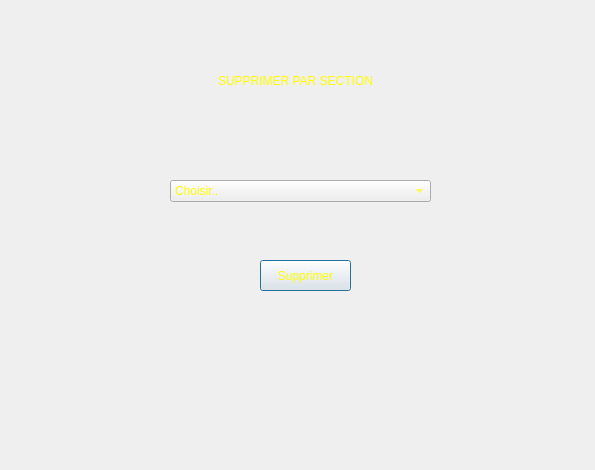
<?xml version="1.0" encoding="UTF-8"?>
<ui version="4.0">
 <class>Dialog</class>
 <widget class="QDialog" name="Dialog">
  <property name="geometry">
   <rect>
    <x>0</x>
    <y>0</y>
    <width>595</width>
    <height>470</height>
   </rect>
  </property>
  <property name="windowTitle">
   <string>Dialog</string>
  </property>
  <property name="styleSheet">
   <string notr="true">QProgressBar:horizontal {
    border: 1px solid #3A3939;
    text-align: center;
    padding: 1px;
    background: #201F1F;
}
QProgressBar::chunk:horizontal {
    background-color: qlineargradient(spread:reflect, x1:1, y1:0.545, x2:1, y2:0, stop:0 rgba(28, 66, 111, 255), stop:1 rgba(37, 87, 146, 255));
}

QToolTip
{
    border: 1px solid #3A3939;
    background-color: rgb(90, 102, 117);;
    color: white;
    padding: 1px;
    opacity: 200;
}

QWidget
{
    color: silver;
    background-color: #302F2F;
    selection-background-color:#3d8ec9;
    selection-color: black;
    background-clip: border;
    border-image: none;
    outline: 0;
}

QWidget:item:hover
{
    background-color: #78879b;
    color: black;
}

QWidget:item:selected
{
    background-color: #3d8ec9;
}

QCheckBox
{
    spacing: 5px;
    outline: none;
    color: #bbb;
    margin-bottom: 2px;
}

QCheckBox:disabled
{
    color: #777777;
}
QCheckBox::indicator,
QGroupBox::indicator
{
    width: 18px;
    height: 18px;
}
QGroupBox::indicator
{
    margin-left: 2px;
}

QCheckBox::indicator:unchecked,
QCheckBox::indicator:unchecked:hover,
QGroupBox::indicator:unchecked,
QGroupBox::indicator:unchecked:hover
{
    image: url(:/dark_blue/img/checkbox_unchecked.png);
}

QCheckBox::indicator:unchecked:focus,
QCheckBox::indicator:unchecked:pressed,
QGroupBox::indicator:unchecked:focus,
QGroupBox::indicator:unchecked:pressed
{
  border: none;
    image: url(:/dark_blue/img/checkbox_unchecked_focus.png);
}

QCheckBox::indicator:checked,
QCheckBox::indicator:checked:hover,
QGroupBox::indicator:checked,
QGroupBox::indicator:checked:hover
{
    image: url(:/dark_blue/img/checkbox_checked.png);
}

QCheckBox::indicator:checked:focus,
QCheckBox::indicator:checked:pressed,
QGroupBox::indicator:checked:focus,
QGroupBox::indicator:checked:pressed
{
  border: none;
    image: url(:/dark_blue/img/checkbox_checked_focus.png);
}

QCheckBox::indicator:indeterminate,
QCheckBox::indicator:indeterminate:hover,
QCheckBox::indicator:indeterminate:pressed
QGroupBox::indicator:indeterminate,
QGroupBox::indicator:indeterminate:hover,
QGroupBox::indicator:indeterminate:pressed
{
    image: url(:/dark_blue/img/checkbox_indeterminate.png);
}

QCheckBox::indicator:indeterminate:focus,
QGroupBox::indicator:indeterminate:focus
{
    image: url(:/dark_blue/img/checkbox_indeterminate_focus.png);
}

QCheckBox::indicator:checked:disabled,
QGroupBox::indicator:checked:disabled
{
    image: url(:/dark_blue/img/checkbox_checked_disabled.png);
}

QCheckBox::indicator:unchecked:disabled,
QGroupBox::indicator:unchecked:disabled
{
    image: url(:/dark_blue/img/checkbox_unchecked_disabled.png);
}

QRadioButton
{
    spacing: 5px;
    outline: none;
    color: rgb(255, 255, 255);
    margin-bottom: 2px;
}

QRadioButton:disabled
{
	color: rgb(0, 85, 255);
}


QMenuBar
{
    background-color: #302F2F;
    color: silver;
}

QMenuBar::item
{
    background: transparent;
}

QMenuBar::item:selected
{
    background: transparent;
    border: 1px solid #3A3939;
}

QMenuBar::item:pressed
{
    border: 1px solid #3A3939;
    background-color: #3d8ec9;
    color: black;
    margin-bottom:-1px;
    padding-bottom:1px;
}

QMenu
{
    border: 1px solid #3A3939;
    color: silver;
    margin: 1px;
}

QMenu::icon
{
    margin: 1px;
}

QMenu::item
{
    padding: 2px 2px 2px 25px;
    margin-left: 5px;
    border: 1px solid transparent; /* reserve space for selection border */
}

QMenu::item:selected
{
    color: black;
}

QMenu::separator {
    height: 2px;
    background: lightblue;
    margin-left: 10px;
    margin-right: 5px;
}

QMenu::indicator {
    width: 16px;
    height: 16px;
}

/* non-exclusive indicator = check box style indicator
   (see QActionGroup::setExclusive) */
QMenu::indicator:non-exclusive:unchecked {
    image: url(:/dark_blue/img/checkbox_unchecked.png);
}

QMenu::indicator:non-exclusive:unchecked:selected {
    image: url(:/dark_blue/img/checkbox_unchecked_disabled.png);
}

QMenu::indicator:non-exclusive:checked {
    image: url(:/dark_blue/img/checkbox_checked.png);
}

QMenu::indicator:non-exclusive:checked:selected {
    image: url(:/dark_blue/img/checkbox_checked_disabled.png);
}

/* exclusive indicator = radio button style indicator (see QActionGroup::setExclusive) */
QMenu::indicator:exclusive:unchecked {
    image: url(:/dark_blue/img/radio_unchecked.png);
}

QMenu::indicator:exclusive:unchecked:selected {
    image: url(:/dark_blue/img/radio_unchecked_disabled.png);
}

QMenu::indicator:exclusive:checked {
    image: url(:/dark_blue/img/radio_checked.png);
}

QMenu::indicator:exclusive:checked:selected {
    image: url(:/dark_blue/img/radio_checked_disabled.png);
}

QMenu::right-arrow {
    margin: 5px;
    image: url(:/dark_blue/img/right_arrow.png)
}


QWidget:disabled
{
    color: #808080;
    background-color: #302F2F;
}

QAbstractItemView
{
    alternate-background-color: #3A3939;
    color: silver;
    border: 1px solid 3A3939;
    border-radius: 2px;
    padding: 1px;
}

QWidget:focus, QMenuBar:focus
{
    border: 1px solid #78879b;
}

QTabWidget:focus, QCheckBox:focus, QRadioButton:focus, QSlider:focus
{
    border: none;
}

QLineEdit
{
    background-color: #201F1F;
    padding: 2px;
    border-style: solid;
    border: 1px solid #3A3939;
    border-radius: 2px;
    color: silver;
}

QGroupBox {
    border:1px solid #3A3939;
    border-radius: 2px;
    margin-top: 20px;
    background-color: #302F2F;
    color: silver;
}

QGroupBox::title {
    subcontrol-origin: margin;
    subcontrol-position: top center;
    padding-left: 10px;
    padding-right: 10px;
    padding-top: 10px;
}

QAbstractScrollArea
{
    border-radius: 2px;
    border: 1px solid #3A3939;
    background-color: transparent;
}

QScrollBar:horizontal
{
    height: 15px;
    margin: 3px 15px 3px 15px;
    border: 1px transparent #2A2929;
    border-radius: 4px;
    background-color: #2A2929;
}

QScrollBar::handle:horizontal
{
    background-color: #605F5F;
    min-width: 5px;
    border-radius: 4px;
}

QScrollBar::add-line:horizontal
{
    margin: 0px 3px 0px 3px;
    border-image: url(:/dark_blue/img/right_arrow_disabled.png);
    width: 10px;
    height: 10px;
    subcontrol-position: right;
    subcontrol-origin: margin;
}

QScrollBar::sub-line:horizontal
{
    margin: 0px 3px 0px 3px;
    border-image: url(:/dark_blue/img/left_arrow_disabled.png);
    height: 10px;
    width: 10px;
    subcontrol-position: left;
    subcontrol-origin: margin;
}

QScrollBar::add-line:horizontal:hover,QScrollBar::add-line:horizontal:on
{
    border-image: url(:/dark_blue/img/right_arrow.png);
    height: 10px;
    width: 10px;
    subcontrol-position: right;
    subcontrol-origin: margin;
}


QScrollBar::sub-line:horizontal:hover, QScrollBar::sub-line:horizontal:on
{
    border-image: url(:/dark_blue/img/left_arrow.png);
    height: 10px;
    width: 10px;
    subcontrol-position: left;
    subcontrol-origin: margin;
}

QScrollBar::up-arrow:horizontal, QScrollBar::down-arrow:horizontal
{
    background: none;
}


QScrollBar::add-page:horizontal, QScrollBar::sub-page:horizontal
{
    background: none;
}

QScrollBar:vertical
{
    background-color: #2A2929;
    width: 15px;
    margin: 15px 3px 15px 3px;
    border: 1px transparent #2A2929;
    border-radius: 4px;
}

QScrollBar::handle:vertical
{
    background-color: #605F5F;
    min-height: 5px;
    border-radius: 4px;
}

QScrollBar::sub-line:vertical
{
    margin: 3px 0px 3px 0px;
    border-image: url(:/dark_blue/img/up_arrow_disabled.png);
    height: 10px;
    width: 10px;
    subcontrol-position: top;
    subcontrol-origin: margin;
}

QScrollBar::add-line:vertical
{
    margin: 3px 0px 3px 0px;
    border-image: url(:/dark_blue/img/down_arrow_disabled.png);
    height: 10px;
    width: 10px;
    subcontrol-position: bottom;
    subcontrol-origin: margin;
}

QScrollBar::sub-line:vertical:hover,QScrollBar::sub-line:vertical:on
{

    border-image: url(:/dark_blue/img/up_arrow.png);
    height: 10px;
    width: 10px;
    subcontrol-position: top;
    subcontrol-origin: margin;
}


QScrollBar::add-line:vertical:hover, QScrollBar::add-line:vertical:on
{
    border-image: url(:/dark_blue/img/down_arrow.png);
    height: 10px;
    width: 10px;
    subcontrol-position: bottom;
    subcontrol-origin: margin;
}

QScrollBar::up-arrow:vertical, QScrollBar::down-arrow:vertical
{
    background: none;
}


QScrollBar::add-page:vertical, QScrollBar::sub-page:vertical
{
    background: none;
}

QTextEdit
{
    background-color: #201F1F;
    color: silver;
    border: 1px solid #3A3939;
}

QPlainTextEdit
{
    background-color: #201F1F;;
    color: silver;
    border-radius: 2px;
    border: 1px solid #3A3939;
}

QHeaderView::section
{
    background-color: #3A3939;
    color: silver;
    padding-left: 4px;
    border: 1px solid #6c6c6c;
}

QSizeGrip {
    image: url(:/dark_blue/img/sizegrip.png);
    width: 12px;
    height: 12px;
}

QMainWindow
{
    background-color: #302F2F;

}

QMainWindow::separator
{
    background-color: #302F2F;
    color: white;
    padding-left: 4px;
    spacing: 2px;
    border: 1px dashed #3A3939;
}

QMainWindow::separator:hover
{

    background-color: #787876;
    color: white;
    padding-left: 4px;
    border: 1px solid #3A3939;
    spacing: 2px;
}


QMenu::separator
{
    height: 1px;
    background-color: #3A3939;
    color: white;
    padding-left: 4px;
    margin-left: 10px;
    margin-right: 5px;
}


QFrame
{
    border-radius: 2px;
    border: 1px solid #444;
}

QFrame[frameShape=&quot;0&quot;]
{
    border-radius: 2px;
    border: 1px transparent #444;
}

QStackedWidget
{
    background-color: #302F2F;
    border: 1px transparent black;
}

QToolBar {
    border: 1px transparent #393838;
    background: 1px solid #302F2F;
    font-weight: bold;
}

QToolBar::handle:horizontal {
    image: url(:/dark_blue/img/Hmovetoolbar.png);
}
QToolBar::handle:vertical {
    image: url(:/dark_blue/img/Vmovetoolbar.png);
}
QToolBar::separator:horizontal {
    image: url(:/dark_blue/img/Hsepartoolbar.png);
}
QToolBar::separator:vertical {
    image: url(:/dark_blue/img/Vsepartoolbars.png);
}

QPushButton
{
    color: silver;
    background-color: #302F2F;
    border-width: 2px;
    border-color: #4A4949;
    border-style: solid;
    padding-top: 2px;
    padding-bottom: 2px;
    padding-left: 10px;
    padding-right: 10px;
    border-radius: 4px;
    /* outline: none; */
    /* min-width: 40px; */
}

QPushButton:disabled
{
    background-color: #302F2F;
    border-width: 2px;
    border-color: #3A3939;
    border-style: solid;
    padding-top: 2px;
    padding-bottom: 2px;
    padding-left: 10px;
    padding-right: 10px;
    /*border-radius: 2px;*/
    color: #808080;
}

QPushButton:focus {
    background-color: #3d8ec9;
    color: white;
}

QComboBox
{
    selection-background-color: #3d8ec9;
    background-color: #201F1F;
    border-style: solid;
    border: 1px solid #3A3939;
    border-radius: 2px;
    padding: 2px;
    min-width: 75px;
}

QPushButton:checked{
    background-color: #4A4949;
    border-color: #6A6969;
}

QPushButton:hover {
    border: 2px solid #78879b;
    color: silver;
}

QComboBox:hover, QAbstractSpinBox:hover,QLineEdit:hover,QTextEdit:hover,QPlainTextEdit:hover,QAbstractView:hover,QTreeView:hover
{
    border: 1px solid #78879b;
    color: silver;
}

QComboBox:on
{
    background-color: #626873;
    padding-top: 3px;
    padding-left: 4px;
    selection-background-color: #4a4a4a;
}

QComboBox QAbstractItemView
{
    background-color: #201F1F;
    border-radius: 2px;
    border: 1px solid #444;
    selection-background-color: #3d8ec9;
    color: silver;
}

QComboBox::drop-down
{
    subcontrol-origin: padding;
    subcontrol-position: top right;
    width: 15px;

    border-left-width: 0px;
    border-left-color: darkgray;
    border-left-style: solid;
    border-top-right-radius: 3px;
    border-bottom-right-radius: 3px;
}

QComboBox::down-arrow
{
    image: url(:/dark_blue/img/down_arrow_disabled.png);
}

QComboBox::down-arrow:on, QComboBox::down-arrow:hover,
QComboBox::down-arrow:focus
{
    image: url(:/dark_blue/img/down_arrow.png);
}

QPushButton:pressed
{
    background-color: #484846;
}

QAbstractSpinBox {
    padding-top: 2px;
    padding-bottom: 2px;
    border: 1px solid #3A3939;
    background-color: #201F1F;
    color: silver;
    border-radius: 2px;
    min-width: 75px;
}

QAbstractSpinBox:up-button
{
    background-color: transparent;
    subcontrol-origin: border;
    subcontrol-position: top right;
}

QAbstractSpinBox:down-button
{
    background-color: transparent;
    subcontrol-origin: border;
    subcontrol-position: bottom right;
}

QAbstractSpinBox::up-arrow,QAbstractSpinBox::up-arrow:disabled,QAbstractSpinBox::up-arrow:off {
    image: url(:/dark_blue/img/up_arrow_disabled.png);
    width: 10px;
    height: 10px;
}
QAbstractSpinBox::up-arrow:hover
{
    image: url(:/dark_blue/img/up_arrow.png);
}


QAbstractSpinBox::down-arrow,QAbstractSpinBox::down-arrow:disabled,QAbstractSpinBox::down-arrow:off
{
    image: url(:/dark_blue/img/down_arrow_disabled.png);
    width: 10px;
    height: 10px;
}
QAbstractSpinBox::down-arrow:hover
{
    image: url(:/dark_blue/img/down_arrow.png);
}


QLabel
{
    border: 0px solid black;
}

QTabWidget{
    border: 1px transparent black;
}

QTabWidget::pane {
    border: 1px solid #444;
    border-radius: 3px;
    padding: 3px;
}

QTabBar
{
    qproperty-drawBase: 0;
    left: 5px; /* move to the right by 5px */
}

QTabBar:focus
{
    border: 0px transparent black;
}

QTabBar::close-button  {
    image: url(:/dark_blue/img/close.png);
    background: transparent;
}

QTabBar::close-button:hover
{
    image: url(:/dark_blue/img/close-hover.png);
    background: transparent;
}

QTabBar::close-button:pressed {
    image: url(:/dark_blue/img/close-pressed.png);
    background: transparent;
}

/* TOP TABS */
QTabBar::tab:top {
    color: #b1b1b1;
    border: 1px solid #4A4949;
    border-bottom: 1px transparent black;
    background-color: #302F2F;
    padding: 5px;
    border-top-left-radius: 2px;
    border-top-right-radius: 2px;
}

QTabBar::tab:top:!selected
{
    color: #b1b1b1;
    background-color: #201F1F;
    border: 1px transparent #4A4949;
    border-bottom: 1px transparent #4A4949;
    border-top-left-radius: 0px;
    border-top-right-radius: 0px;
}

QTabBar::tab:top:!selected:hover {
    background-color: #48576b;
}

/* BOTTOM TABS */
QTabBar::tab:bottom {
    color: #b1b1b1;
    border: 1px solid #4A4949;
    border-top: 1px transparent black;
    background-color: #302F2F;
    padding: 5px;
    border-bottom-left-radius: 2px;
    border-bottom-right-radius: 2px;
}

QTabBar::tab:bottom:!selected
{
    color: #b1b1b1;
    background-color: #201F1F;
    border: 1px transparent #4A4949;
    border-top: 1px transparent #4A4949;
    border-bottom-left-radius: 0px;
    border-bottom-right-radius: 0px;
}

QTabBar::tab:bottom:!selected:hover {
    background-color: #78879b;
}

/* LEFT TABS */
QTabBar::tab:left {
    color: #b1b1b1;
    border: 1px solid #4A4949;
    border-left: 1px transparent black;
    background-color: #302F2F;
    padding: 5px;
    border-top-right-radius: 2px;
    border-bottom-right-radius: 2px;
}

QTabBar::tab:left:!selected
{
    color: #b1b1b1;
    background-color: #201F1F;
    border: 1px transparent #4A4949;
    border-right: 1px transparent #4A4949;
    border-top-right-radius: 0px;
    border-bottom-right-radius: 0px;
}

QTabBar::tab:left:!selected:hover {
    background-color: #48576b;
}


/* RIGHT TABS */
QTabBar::tab:right {
    color: #b1b1b1;
    border: 1px solid #4A4949;
    border-right: 1px transparent black;
    background-color: #302F2F;
    padding: 5px;
    border-top-left-radius: 2px;
    border-bottom-left-radius: 2px;
}

QTabBar::tab:right:!selected
{
    color: #b1b1b1;
    background-color: #201F1F;
    border: 1px transparent #4A4949;
    border-right: 1px transparent #4A4949;
    border-top-left-radius: 0px;
    border-bottom-left-radius: 0px;
}

QTabBar::tab:right:!selected:hover {
    background-color: #48576b;
}

QTabBar QToolButton::right-arrow:enabled {
     image: url(:/dark_blue/img/right_arrow.png);
 }

 QTabBar QToolButton::left-arrow:enabled {
     image: url(:/dark_blue/img/left_arrow.png);
 }

QTabBar QToolButton::right-arrow:disabled {
     image: url(:/dark_blue/img/right_arrow_disabled.png);
 }

 QTabBar QToolButton::left-arrow:disabled {
     image: url(:/dark_blue/img/left_arrow_disabled.png);
 }


QDockWidget {
    border: 1px solid #403F3F;
    titlebar-close-icon: url(:/dark_blue/img/close.png);
    titlebar-normal-icon: url(:/dark_blue/img/undock.png);
}

QDockWidget::close-button, QDockWidget::float-button {
    border: 1px solid transparent;
    border-radius: 2px;
    background: transparent;
}

QDockWidget::close-button:hover, QDockWidget::float-button:hover {
    background: rgba(255, 255, 255, 10);
}

QDockWidget::close-button:pressed, QDockWidget::float-button:pressed {
    padding: 1px -1px -1px 1px;
    background: rgba(255, 255, 255, 10);
}

QTreeView, QListView, QTextBrowser, AtLineEdit, AtLineEdit::hover {
    border: 1px solid #444;
    background-color: silver;
    border-radius: 3px;
    margin-left: 3px;
    color: black;
}

QTreeView:branch:selected, QTreeView:branch:hover {
    background: url(:/dark_blue/img/transparent.png);
}

QTreeView::branch:has-siblings:!adjoins-item {
    border-image: url(:/dark_blue/img/transparent.png);
}

QTreeView::branch:has-siblings:adjoins-item {
    border-image: url(:/dark_blue/img/transparent.png);
}

QTreeView::branch:!has-children:!has-siblings:adjoins-item {
    border-image: url(:/dark_blue/img/transparent.png);
}

QTreeView::branch:has-children:!has-siblings:closed,
QTreeView::branch:closed:has-children:has-siblings {
    image: url(:/dark_blue/img/branch_closed.png);
}

QTreeView::branch:open:has-children:!has-siblings,
QTreeView::branch:open:has-children:has-siblings  {
    image: url(:/dark_blue/img/branch_open.png);
}

QTreeView::branch:has-children:!has-siblings:closed:hover,
QTreeView::branch:closed:has-children:has-siblings:hover {
    image: url(:/dark_blue/img/branch_closed-on.png);
    }

QTreeView::branch:open:has-children:!has-siblings:hover,
QTreeView::branch:open:has-children:has-siblings:hover  {
    image: url(:/dark_blue/img/branch_open-on.png);
    }

QListView::item:!selected:hover, QListView::item:!selected:hover, QTreeView::item:!selected:hover  {
    background: rgba(0, 0, 0, 0);
    outline: 0;
    color: #FFFFFF
}

QListView::item:selected:hover, QListView::item:selected:hover, QTreeView::item:selected:hover  {
    background: #3d8ec9;
    color: #FFFFFF;
}

QSlider::groove:horizontal {
    border: 1px solid #3A3939;
    height: 8px;
    background: #201F1F;
    margin: 2px 0;
    border-radius: 2px;
}

QSlider::handle:horizontal {
    background: QLinearGradient( x1: 0, y1: 0, x2: 0, y2: 1,
      stop: 0.0 silver, stop: 0.2 #a8a8a8, stop: 1 #727272);
    border: 1px solid #3A3939;
    width: 14px;
    height: 14px;
    margin: -4px 0;
    border-radius: 2px;
}

QSlider::groove:vertical {
    border: 1px solid #3A3939;
    width: 8px;
    background: #201F1F;
    margin: 0 0px;
    border-radius: 2px;
}

QSlider::handle:vertical {
    background: QLinearGradient( x1: 0, y1: 0, x2: 0, y2: 1, stop: 0.0 silver,
    stop: 0.2 #a8a8a8, stop: 1 #727272);
    border: 1px solid #3A3939;
    width: 14px;
    height: 14px;
    margin: 0 -4px;
    border-radius: 2px;
}

QToolButton {
    /*  background-color: transparent; */
    border: 2px transparent #4A4949;
    border-radius: 4px;
    background-color: dimgray;
    margin: 2px;
    padding: 2px;
}

QToolButton[popupMode=&quot;1&quot;] { /* only for MenuButtonPopup */
 padding-right: 20px; /* make way for the popup button */
 border: 2px transparent #4A4949;
 border-radius: 4px;
}

QToolButton[popupMode=&quot;2&quot;] { /* only for InstantPopup */
 padding-right: 10px; /* make way for the popup button */
 border: 2px transparent #4A4949;
}


QToolButton:hover, QToolButton::menu-button:hover {
    border: 2px solid #78879b;
}

QToolButton:checked, QToolButton:pressed,
    QToolButton::menu-button:pressed {
    background-color: #4A4949;
    border: 2px solid #78879b;
}

/* the subcontrol below is used only in the InstantPopup or DelayedPopup mode */
QToolButton::menu-indicator {
    image: url(:/dark_blue/img/down_arrow.png);
    top: -7px; left: -2px; /* shift it a bit */
}

/* the subcontrols below are used only in the MenuButtonPopup mode */
QToolButton::menu-button {
    border: 1px transparent #4A4949;
    border-top-right-radius: 6px;
    border-bottom-right-radius: 6px;
    /* 16px width + 4px for border = 20px allocated above */
    width: 16px;
    outline: none;
}

QToolButton::menu-arrow {
    image: url(:/dark_blue/img/down_arrow.png);
}

QToolButton::menu-arrow:open {
    top: 1px; left: 1px; /* shift it a bit */
    border: 1px solid #3A3939;
}

QPushButton::menu-indicator  {
    subcontrol-origin: padding;
    subcontrol-position: bottom right;
    left: 4px;
}

QTableView
{
    border: 1px solid #444;
    gridline-color: #6c6c6c;
    background-color: #201F1F;
}


QTableView, QHeaderView
{
    border-radius: 0px;
}

QTableView::item:pressed, QListView::item:pressed, QTreeView::item:pressed  {
    background: #78879b;
    color: #FFFFFF;
}

QTableView::item:selected:active, QTreeView::item:selected:active, QListView::item:selected:active  {
    background: #3d8ec9;
    color: #FFFFFF;
}


QHeaderView
{
    border: 1px transparent;
    border-radius: 2px;
    margin: 0px;
    padding: 0px;
}

QHeaderView::section  {
    background-color: #3A3939;
    color: silver;
    padding: 4px;
    border: 1px solid #6c6c6c;
    border-radius: 0px;
    text-align: center;
}

QHeaderView::section::vertical::first, QHeaderView::section::vertical::only-one
{
    border-top: 1px solid #6c6c6c;
}

QHeaderView::section::vertical
{
    border-top: transparent;
}

QHeaderView::section::horizontal::first, QHeaderView::section::horizontal::only-one
{
    border-left: 1px solid #6c6c6c;
}

QHeaderView::section::horizontal
{
    border-left: transparent;
}


QHeaderView::section:checked
 {
    color: white;
    background-color: #5A5959;
 }

 /* style the sort indicator */
QHeaderView::down-arrow {
    image: url(:/dark_blue/img/down_arrow.png);
}

QHeaderView::up-arrow {
    image: url(:/dark_blue/img/up_arrow.png);
}


QTableCornerButton::section {
    background-color: #3A3939;
    border: 1px solid #3A3939;
    border-radius: 2px;
}

QToolBox  {
    padding: 3px;
    border: 1px transparent black;
}

QToolBox::tab {
    color: #b1b1b1;
    background-color: #302F2F;
    border: 1px solid #4A4949;
    border-bottom: 1px transparent #302F2F;
    border-top-left-radius: 5px;
    border-top-right-radius: 5px;
}

 QToolBox::tab:selected { /* italicize selected tabs */
    font: italic;
    background-color: #302F2F;
    border-color: #3d8ec9;
 }

QStatusBar::item {
    border: 1px solid #3A3939;
    border-radius: 2px;
 }


QFrame[height=&quot;3&quot;], QFrame[width=&quot;3&quot;] {
    background-color: #AAA;
}


QSplitter::handle {
    border: 1px dashed #3A3939;
}

QSplitter::handle:hover {
    background-color: #787876;
    border: 1px solid #3A3939;
}

QSplitter::handle:horizontal {
    width: 1px;
}

QSplitter::handle:vertical {
    height: 1px;
}

QListWidget {
    background-color: silver;
    border-radius: 5px;
    margin-left: 5px;
}

QListWidget::item {
    color: black;
}

QMessageBox {
    messagebox-critical-icon	: url(:/dark_blue/img/critical.png);
    messagebox-information-icon	: url(:/dark_blue/img/information.png);
    messagebox-question-icon	: url(:/dark_blue/img/question.png);
    messagebox-warning-icon:    : url(:/dark_blue/img/warning.png);
}

ColorButton::enabled {
    border-radius: 0px;
    border: 1px solid #444444;
}

ColorButton::disabled {
    border-radius: 0px;
    border: 1px solid #AAAAAA;
}</string>
  </property>
  <widget class="QLabel" name="label">
   <property name="geometry">
    <rect>
     <x>200</x>
     <y>60</y>
     <width>191</width>
     <height>41</height>
    </rect>
   </property>
   <property name="styleSheet">
    <string notr="true">color: rgb(255, 255, 0);</string>
   </property>
   <property name="text">
    <string>SUPPRIMER PAR SECTION</string>
   </property>
   <property name="alignment">
    <set>Qt::AlignCenter</set>
   </property>
  </widget>
  <widget class="QComboBox" name="comboBox">
   <property name="geometry">
    <rect>
     <x>170</x>
     <y>180</y>
     <width>261</width>
     <height>22</height>
    </rect>
   </property>
   <property name="styleSheet">
    <string notr="true">* {
	color: rgb(255, 255, 0);
	display:inline-block;
    text-align: left;
    width: 100px;
}</string>
   </property>
   <item>
    <property name="text">
     <string notr="true">Choisir..</string>
    </property>
   </item>
   <item>
    <property name="text">
     <string>Licence en électronique électrotechnique et automatique (L-EAA)</string>
    </property>
   </item>
   <item>
    <property name="text">
     <string>Licence en sciences de l’informatique</string>
    </property>
   </item>
   <item>
    <property name="text">
     <string>Licence en mathématiques appliquée (L-M)</string>
    </property>
   </item>
   <item>
    <property name="text">
     <string>Licence en systèmes embarqués (L-SE)</string>
    </property>
   </item>
   <item>
    <property name="text">
     <string>Diplôme national d'ingénieur en électronique (ING)</string>
    </property>
   </item>
   <item>
    <property name="text">
     <string>Cycle préparatoire intégré (CPI)</string>
    </property>
   </item>
   <item>
    <property name="text">
     <string>Mastère de recherche en génie logiciel (MR-GL)</string>
    </property>
   </item>
   <item>
    <property name="text">
     <string>Mastère professionnel en génie logiciel (MP-GL)</string>
    </property>
   </item>
  </widget>
  <widget class="QPushButton" name="pushButton">
   <property name="geometry">
    <rect>
     <x>260</x>
     <y>260</y>
     <width>91</width>
     <height>31</height>
    </rect>
   </property>
   <property name="styleSheet">
    <string notr="true">color: rgb(255, 255, 0);</string>
   </property>
   <property name="text">
    <string>Supprimer</string>
   </property>
  </widget>
 </widget>
 <resources/>
 <connections/>
</ui>
